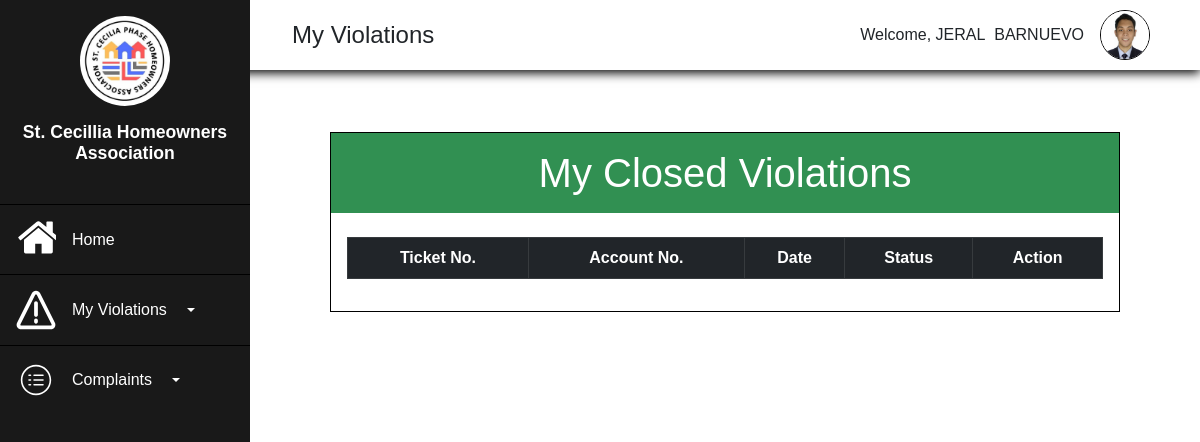
/Homeowners/CloseViolations.php (signed in), run on an earlier commit of the app's database.
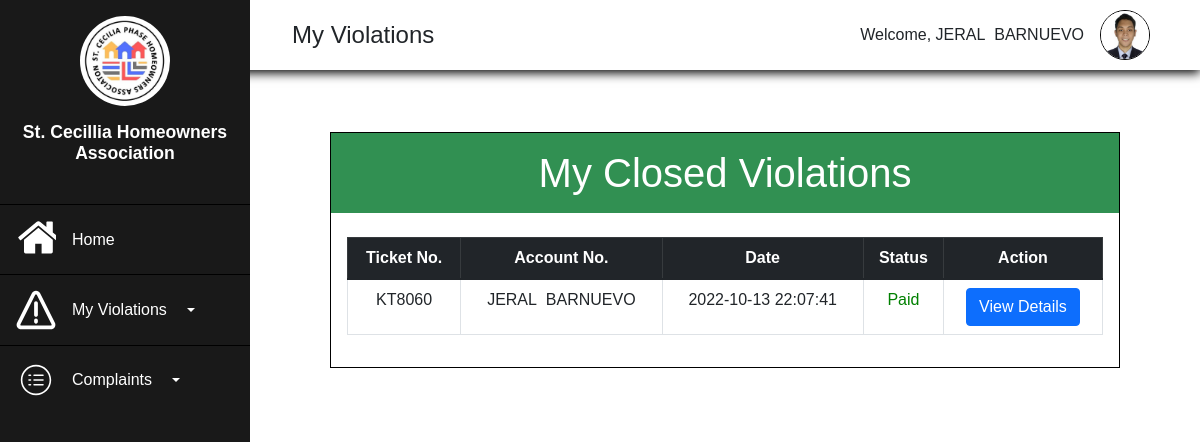
And on a later commit of the database.
### tables this page shows
CREATE TABLE `records` (
  `records_iD` int(50) NOT NULL,
  `admin_ID` int(11) DEFAULT NULL,
  `homeowners_ID` int(11) DEFAULT NULL,
  `violation_ID` int(11) DEFAULT NULL,
  `ticketNo` text NOT NULL,
  `Fine` varchar(255) NOT NULL,
  `status` varchar(255) NOT NULL,
  `Comment` text NOT NULL,
  `date_created` date NOT NULL DEFAULT current_timestamp(),
  `date_updated` datetime NOT NULL DEFAULT current_timestamp() ON UPDATE current_timestamp()
);

CREATE TABLE `homeowners` (
  `Homeowners_ID` int(11) NOT NULL,
  `Account_Number` varchar(255) NOT NULL,
  `First_Name` varchar(255) NOT NULL,
  `Last_Name` varchar(255) NOT NULL,
  `Gender` varchar(255) NOT NULL,
  `Age` int(255) NOT NULL,
  `ContactNo` varchar(255) NOT NULL,
  `Address` varchar(255) NOT NULL,
  `Birthdate` date NOT NULL,
  `Email` varchar(255) NOT NULL,
  `Image` varchar(255) NOT NULL,
  `Password` varchar(255) NOT NULL,
  `Confirm_Password` varchar(255) NOT NULL,
  `VerificationCode` varchar(255) NOT NULL,
  `verified` int(10) NOT NULL DEFAULT 0,
  `date_registered` datetime NOT NULL DEFAULT current_timestamp()
);

### Homeowners/CloseViolations.php (the view, shortened to what this page needs)
<?php
    require("../Admin/process.php");
?>
<!DOCTYPE html>
<html lang="en">
<head>
    <link rel="stylesheet" href="https://use.fontawesome.com/releases/v5.15.4/css/all.css">
    <link rel="stylesheet" href="all.css">
    <link href="https://cdn.jsdelivr.net/npm/bootstrap@5.1.3/dist/css/bootstrap.min.css" rel="stylesheet">
    <link rel="stylesheet" href="homeowners-dash.css">
    <link rel="stylesheet" type="text/css" href="https://cdnjs.cloudflare.com/ajax/libs/twitter-bootstrap/5.1.3/css/bootstrap.min.css"/>
    <link rel="stylesheet" type="text/css" href="https://cdn.datatables.net/v/bs5/jszip-2.5.0/dt-1.12.1/b-2.2.3/b-colvis-2.2.3/b-html5-2.2.3/b-print-2.2.3/datatables.min.css"/>
</head>
<body>
<?php
    if(!empty($_SESSION['Homeowners_ID'])){
        $HomeownersID=$_SESSION['Homeowners_ID'];
        $result=mysqli_query($conn, "SELECT*FROM homeowners WHERE Homeowners_ID='$HomeownersID'");
        $row=mysqli_fetch_assoc($result);
    }
?>
    <div class="main">
    <div class="side">
        <div class="logo">
            <img src="../Assets/logo.jpg" alt="" width="90px">
            <h2>St. Cecillia Homeowners Association</h2>
        </div>
        <div class="button">
            <ul class="side-button">
                <a href="Homeowners-dash.php"><button class="buttn">
                    <p>Home</p>
                </button></a>
                <button class="buttn buttn-primary dropdown-toggle" data-bs-toggle="dropdown">
                    <p>My Violations</p>
                </button>
                <button type="button" class="buttn buttn-primary dropdown-toggle" data-bs-toggle="dropdown">
                    <p>Complaints</p>
                </button>
            </ul>
        </div>
    </div>
    <div class="top">
        <div class="burger">
            <p>My Violations</p>
        </div>
        <div class="profile">
        <div class="welcome"><p>Welcome, <?php echo $row['First_Name'], "&nbsp;&nbsp;",$row['Last_Name']; ?></p></div>
        <div class="image" onclick="Dropmenu();">
                <img src="../Register/imgs/<?php echo $row['Image']; ?>" alt="" width="50px">
            </div>
        </div>
    </div>
    <div class="body content">
    <div class="container11">
        <div class="table-violations">
        <h1>My Closed Violations</h1>
        <div class="table-1">
        <table class="table table-bordered table-hover" id="mytable" >
            <thead class="table-dark">
            <th class="text-center">Ticket No.</th>
            <th class="text-center">Account No.</th>
            <th class="text-center">Date</th>
            <th class="text-center">Status</th>
            <th class="text-center">Action</th>
            </thead>
            <tbody>
            <?php
                    if(!empty($_SESSION['Homeowners_ID'])){
                    $homeownersID=$_SESSION['Homeowners_ID'];
                    $query=mysqli_query($conn, "SELECT records.records_iD, records.ticketNo, records.Fine, records.Status, records.date_created, records.Comment,records.date_updated, homeowners.Account_Number, homeowners.First_Name, homeowners.Last_Name,
                    homeowners.ContactNo, homeowners.Address,admin.FirstName,admin.LastName, violations.ViolationNo,violations.ViolationName,violations.Category FROM (((records INNER JOIN homeowners ON homeowners.Homeowners_ID = records.homeowners_ID)INNER JOIN admin ON
                    records.admin_ID = admin.Admin_ID)INNER JOIN violations ON records.violation_ID = violations.ViolationID) WHERE homeowners.Homeowners_ID=$homeownersID and records.Status='Paid' ORDER BY records.records_iD DESC");
                    while($row=mysqli_fetch_assoc($query)){
                ?>
                <tr>
                    <td class="text-center"><?php echo $row['ticketNo'] ?></td>
                    <td class="text-center"><?php echo $row['First_Name'], "&nbsp&nbsp", $row['Last_Name'] ?></td>
                    <td class="text-center"><?php echo $row['date_updated'] ?></td>
                    <td class="text-center" style="color:green;"><?php echo $row['Status'] ?></td>
                    <td class="text-center"><button class="btn btn-primary" data-bs-toggle="modal" data-bs-target="#paid<?php echo $row['records_iD'] ?>">View Details</button></td>
                </tr>
                <?php } }?>
            </tbody>
        </table>
    </div>
    </div>
    </div>
    </div>
</div>
</body>
</html>

What changed in the data, as far as the page shows it:
added records: ticketNo "KT8060", homeowners_ID.First_Name "JERAL", homeowners_ID.Last_Name "BARNUEVO", date_updated "2022-10-13 22:07:41", status "Paid"
